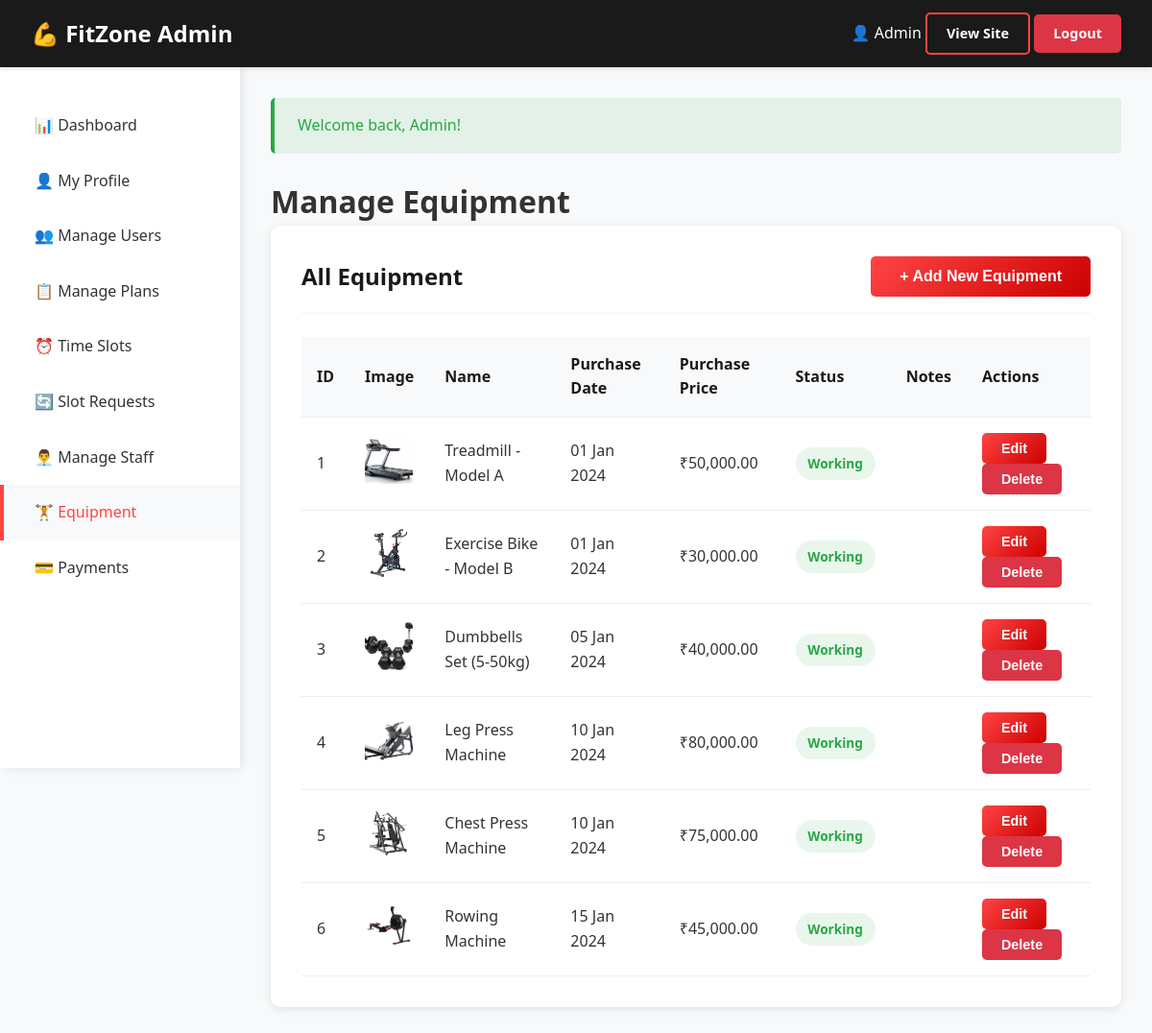
/admin/manage_equipment.php (signed in), run on the app's committed database.
### tables this page shows
CREATE TABLE `equipment` (
  `id` int(11) NOT NULL,
  `name` varchar(100) NOT NULL,
  `purchase_date` date DEFAULT NULL,
  `purchase_price` decimal(10,2) DEFAULT NULL,
  `status` enum('working','maintenance','damaged') DEFAULT 'working',
  `notes` text DEFAULT NULL,
  `equipment_image` varchar(255) DEFAULT NULL,
  `created_at` timestamp NOT NULL DEFAULT current_timestamp(),
  `updated_at` timestamp NOT NULL DEFAULT current_timestamp() ON UPDATE current_timestamp()
);

### admin/manage_equipment.php (the view, shortened to what this page needs)
<?php
require_once '../includes/functions.php';
$db = getDB();
$equipment = $db->query("SELECT * FROM equipment ORDER BY created_at DESC")->fetch_all(MYSQLI_ASSOC);
?>
<!DOCTYPE html>
<html lang="en">
<head>
    <link rel="stylesheet" href="../assets/css/style.css">
</head>
<body class="dashboard">
    <?php include 'includes/header.php'; ?>
    <?php include 'includes/sidebar.php'; ?>
    <main class="dashboard-content">
        <?php displayFlashMessage(); ?>
        <h1>Manage Equipment</h1>
        <div class="card">
            <div class="card-header">
                <h3>All Equipment</h3>
                <button onclick="openModal('addEquipmentModal')" class="btn btn-primary">+ Add New Equipment</button>
            </div>
            <div class="table-responsive">
                <table>
                    <thead>
                        <tr>
                            <th>ID</th>
                            <th>Image</th>
                            <th>Name</th>
                            <th>Purchase Date</th>
                            <th>Purchase Price</th>
                            <th>Status</th>
                            <th>Notes</th>
                            <th>Actions</th>
                        </tr>
                    </thead>
                    <tbody>
                        <?php foreach ($equipment as $item): ?>
                            <tr>
                                <td><?php echo $item['id']; ?></td>
                                <td>
                                    <?php if ($item['equipment_image'] && file_exists(__DIR__ . '/../assets/images/equipment/' . $item['equipment_image'])): ?>
                                        <img src="../assets/images/equipment/<?php echo htmlspecialchars($item['equipment_image']); ?>" alt="<?php echo htmlspecialchars($item['name']); ?>" style="width: 50px; height: 50px; object-fit: cover; border-radius: 5px;">
                                    <?php else: ?>
                                        <span style="font-size: 2rem;">🏋️</span>
                                    <?php endif; ?>
                                </td>
                                <td><?php echo htmlspecialchars($item['name']); ?></td>
                                <td><?php echo formatDate($item['purchase_date']); ?></td>
                                <td>₹<?php echo number_format($item['purchase_price'], 2); ?></td>
                                <td>
                                    <?php if ($item['status'] === 'working'): ?>
                                        <span class="badge badge-success">Working</span>
                                    <?php elseif ($item['status'] === 'maintenance'): ?>
                                        <span class="badge badge-warning">Maintenance</span>
                                    <?php else: ?>
                                        <span class="badge badge-danger">Damaged</span>
                                    <?php endif; ?>
                                </td>
                                <td><?php echo htmlspecialchars($item['notes']); ?></td>
                                <td>
                                    <button onclick='editEquipment(<?php echo json_encode($item); ?>)'
                                        class="btn btn-sm btn-primary">Edit</button>
                                    <form method="POST" style="display: inline;" onsubmit="return confirm('Delete this equipment?')">
                                        <button type="submit" class="btn btn-sm btn-danger">Delete</button>
                                    </form>
                                </td>
                            </tr>
                        <?php endforeach; ?>
                    </tbody>
                </table>
            </div>
        </div>
    </main>
</body>
</html>

### admin/includes/header.php (shortened to what this page needs)
<nav class="dashboard-nav">
    <div style="display: flex; align-items: center; gap: 1rem;">
        <a href="dashboard.php" style="color: white; text-decoration: none; font-size: 1.5rem; font-weight: bold;">
            <span class="nav-full-text">💪 FitZone Admin</span>
        </a>
    </div>
    <div class="nav-right-section">
        <span class="user-name-text" style="color: white;">👤 <?php echo htmlspecialchars($_SESSION['user_name']); ?></span>
        <a href="../index.php" class="btn btn-sm btn-secondary nav-view-site">View Site</a>
        <a href="logout.php" class="btn btn-sm btn-danger">Logout</a>
    </div>
</nav>

### admin/includes/sidebar.php
<?php
$current_page = basename($_SERVER['PHP_SELF']);
?>
<aside class="dashboard-sidebar">
    <ul class="sidebar-menu">
        <li><a href="dashboard.php" class="<?php echo $current_page === 'dashboard.php' ? 'active' : ''; ?>" onclick="closeSidebarOnMobile()">📊 Dashboard</a></li>
        <li><a href="profile.php" class="<?php echo $current_page === 'profile.php' ? 'active' : ''; ?>" onclick="closeSidebarOnMobile()">👤 My Profile</a></li>
        <li><a href="manage_users.php" class="<?php echo $current_page === 'manage_users.php' ? 'active' : ''; ?>" onclick="closeSidebarOnMobile()">👥 Manage Users</a></li>
        <li><a href="manage_plans.php" class="<?php echo $current_page === 'manage_plans.php' ? 'active' : ''; ?>" onclick="closeSidebarOnMobile()">📋 Manage Plans</a></li>
        <li><a href="manage_slots.php" class="<?php echo $current_page === 'manage_slots.php' ? 'active' : ''; ?>" onclick="closeSidebarOnMobile()">⏰ Time Slots</a></li>
        <li><a href="slot_requests.php" class="<?php echo $current_page === 'slot_requests.php' ? 'active' : ''; ?>" onclick="closeSidebarOnMobile()">🔄 Slot Requests</a></li>
        <li><a href="manage_staff.php" class="<?php echo $current_page === 'manage_staff.php' ? 'active' : ''; ?>" onclick="closeSidebarOnMobile()">👨‍💼 Manage Staff</a></li>
        <li><a href="manage_equipment.php" class="<?php echo $current_page === 'manage_equipment.php' ? 'active' : ''; ?>" onclick="closeSidebarOnMobile()">🏋️ Equipment</a></li>
        <li><a href="payments.php" class="<?php echo $current_page === 'payments.php' ? 'active' : ''; ?>" onclick="closeSidebarOnMobile()">💳 Payments</a></li>
    </ul>
</aside>

### includes/functions.php (shortened to what this page needs)
<?php
function formatDate($date)
{
    return date('d M Y', strtotime($date));
}
function getFlashMessage()
{
    if (isset($_SESSION['flash_message'])) {
        $message = [
            'type' => $_SESSION['flash_type'],
            'message' => $_SESSION['flash_message']
        ];
        return $message;
    }
    return null;
}
function displayFlashMessage()
{
    $flash = getFlashMessage();
    if ($flash) {
        $alertClass = $flash['type'] === 'success' ? 'alert-success' : 'alert-danger';
        echo "<div class='alert {$alertClass} alert-dismissible fade show' role='alert'>
                {$flash['message']}
                <button type='button' class='btn-close' data-bs-dismiss='alert'></button>
              </div>";
    }
}

### assets/css/style.css (style rules this page uses)
:root { --primary-color: #ff4444; --secondary-color: #1a1a1a; --text-light: #ffffff; --text-dark: #333333; --bg-light: #f8f9fa; --bg-dark: #222222; --accent-color: #ffd700; --success-color: #28a745; --danger-color: #dc3545; --warning-color: #ffc107; }
* { margin: 0; padding: 0; box-sizing: border-box; scroll-behavior: smooth; }
body { font-family: 'Segoe UI', Tahoma, Geneva, Verdana, sans-serif; line-height: 1.6; color: var(--text-dark); overflow-x: hidden; }
.btn { display: inline-block; padding: 12px 30px; text-decoration: none; border-radius: 5px; font-weight: 600; transition: all 0.3s ease; cursor: pointer; border: none; font-size: 1rem; }
.btn-primary { background: linear-gradient(135deg, var(--primary-color), #cc0000); color: var(--text-light); }
.btn-secondary { background: transparent; color: var(--text-light); border: 2px solid var(--primary-color); }
.btn-danger { background: var(--danger-color); color: var(--text-light); }
.btn-sm { padding: 8px 20px; font-size: 0.9rem; }
.dashboard { min-height: 100vh; background: var(--bg-light); }
.dashboard-nav { background: var(--secondary-color); color: var(--text-light); padding: 1rem 2rem; display: flex; justify-content: space-between; align-items: center; position: -webkit-sticky; position: sticky; top: 0; z-index: 1002; box-shadow: 0 2px 5px rgba(0,0,0,0.1); height: 70px; }
.dashboard-sidebar { background: white; width: 250px; height: calc(100vh - 70px); position: fixed; left: 0; top: 70px; box-shadow: 2px 0 10px rgba(0,0,0,0.1); padding: 2rem 0; overflow-y: auto; z-index: 999; }
.sidebar-menu { list-style: none; }
.sidebar-menu li { margin: 0; }
.sidebar-menu a { display: block; padding: 1rem 2rem; color: var(--text-dark); text-decoration: none; transition: 0.3s; border-left: 4px solid transparent; }
.sidebar-menu a:hover, .sidebar-menu a.active { background: var(--bg-light); border-left-color: var(--primary-color); color: var(--primary-color); }
.dashboard-content { margin-left: 250px; padding: 2rem; min-height: calc(100vh - 70px); }
.card { background: white; border-radius: 10px; box-shadow: 0 2px 10px rgba(0,0,0,0.1); padding: 2rem; margin-bottom: 2rem; }
.card-header { margin-bottom: 1.5rem; padding-bottom: 1rem; border-bottom: 2px solid var(--bg-light); display: flex; justify-content: space-between; align-items: center; }
.card-header h3 { font-size: 1.5rem; color: var(--secondary-color); }
.table-responsive { overflow-x: auto; }
table { width: 100%; border-collapse: collapse; }
table th, table td { padding: 1rem; text-align: left; border-bottom: 1px solid #eee; }
table th { background: var(--bg-light); font-weight: 600; color: var(--secondary-color); }
.badge { display: inline-block; padding: 0.4rem 0.8rem; border-radius: 20px; font-size: 0.85rem; font-weight: 600; }
.badge-success { background: rgba(40, 167, 69, 0.1); color: var(--success-color); }
.alert { padding: 1rem 1.5rem; border-radius: 5px; margin-bottom: 1.5rem; display: flex; justify-content: space-between; align-items: center; }
.alert-success { background: rgba(40, 167, 69, 0.1); color: var(--success-color); border-left: 4px solid var(--success-color); }

### data on the page
equipment: id "1", equipment_image (picture), name "Treadmill - Model A", purchase_date "01 Jan 2024", purchase_price "50,000.00", status "Working"
equipment: id "2", equipment_image (picture), name "Exercise Bike - Model B", purchase_date "01 Jan 2024", purchase_price "30,000.00", status "Working"
equipment: id "3", equipment_image (picture), name "Dumbbells Set (5-50kg)", purchase_date "05 Jan 2024", purchase_price "40,000.00", status "Working"
equipment: id "4", equipment_image (picture), name "Leg Press Machine", purchase_date "10 Jan 2024", purchase_price "80,000.00", status "Working"
equipment: id "5", equipment_image (picture), name "Chest Press Machine", purchase_date "10 Jan 2024", purchase_price "75,000.00", status "Working"
equipment: id "6", equipment_image (picture), name "Rowing Machine", purchase_date "15 Jan 2024", purchase_price "45,000.00", status "Working"

### other printed values
$_SESSION['user_name'] "Admin"
$flash['message'] "Welcome back, Admin!"
